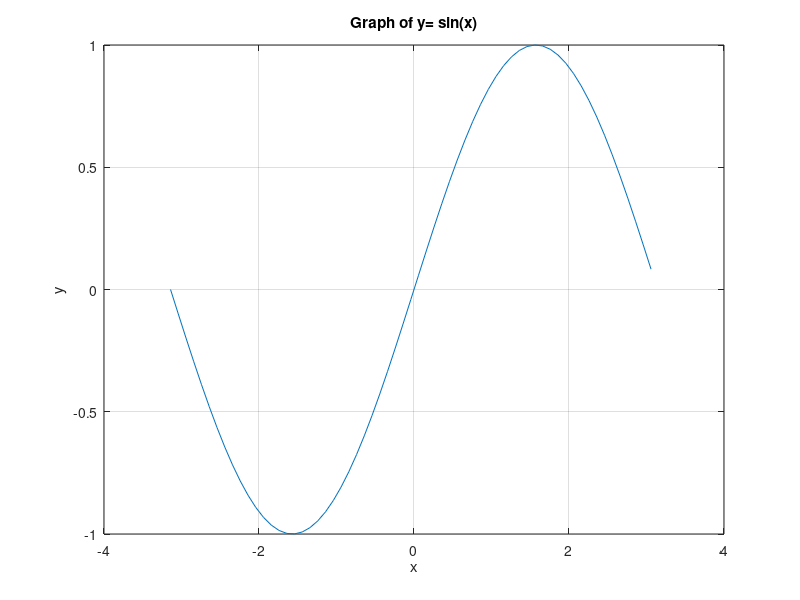

Source code (MATLAB):

% Matlab code using loop

%DEfine the range of x values
x=-pi:0.1:pi;

%Initializa y values
y= zeros(size(x))
 %Calculate y values using a for loop
 for i=1:length(x)
     y(i)= sin(x(i)); 
 end

%plot the graph
plot(x,y);
title(' Graph of y= sin(x) ');
xlabel('x');
ylabel('y');
grid on;
